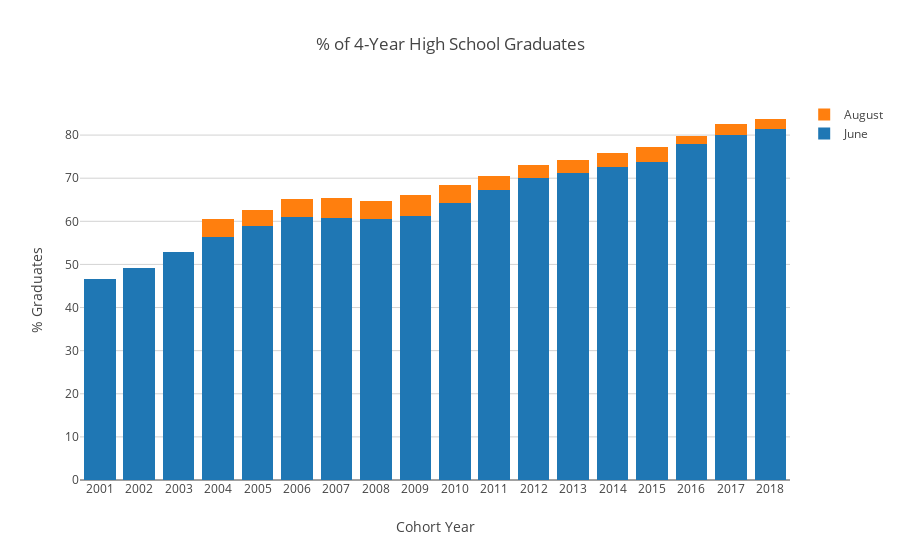

Notebook cell for this chart:
### Code cell
fig = plot_grad(four_year_grad_perc)
fig.update_layout(
    title="% of 4-Year High School Graduates"
)

### Figure 1 — Plotly figure (JSON) as saved in the notebook; plotly's stock layout.template omitted (floating-point values rounded to 4 significant figures)
{"data": [{"name": "June", "type": "bar", "x": [2001, 2002, 2003, 2004, 2005, 2006, 2007, 2008, 2009, 2010, 2011, 2012, 2013, 2014, 2015, 2016, 2017, 2018], "y": [46.54, 49.06, 52.77, 56.41, 58.95, 60.99, 60.87, 60.43, 61.27, 64.15, 67.24, 69.99, 71.11, 72.68, 73.87, 77.92, 79.91, 81.41]}, {"name": "August", "type": "bar", "x": [2001, 2002, 2003, 2004, 2005, 2006, 2007, 2008, 2009, 2010, 2011, 2012, 2013, 2014, 2015, 2016, 2017, 2018], "y": [0, 0, 0, 4.235, 3.727, 4.11, 4.642, 4.265, 4.743, 4.279, 3.241, 3.035, 3.152, 3.273, 3.446, 1.879, 2.743, 2.317]}], "layout": {"barmode": "stack", "title": {"text": "% of 4-Year High School Graduates"}, "xaxis": {"ticktext": [2001, 2002, 2003, 2004, 2005, 2006, 2007, 2008, 2009, 2010, 2011, 2012, 2013, 2014, 2015, 2016, 2017, 2018], "tickvals": [2001, 2002, 2003, 2004, 2005, 2006, 2007, 2008, 2009, 2010, 2011, 2012, 2013, 2014, 2015, 2016, 2017, 2018], "title": {"text": "Cohort Year"}}, "yaxis": {"title": {"text": "% Graduates"}}}}
